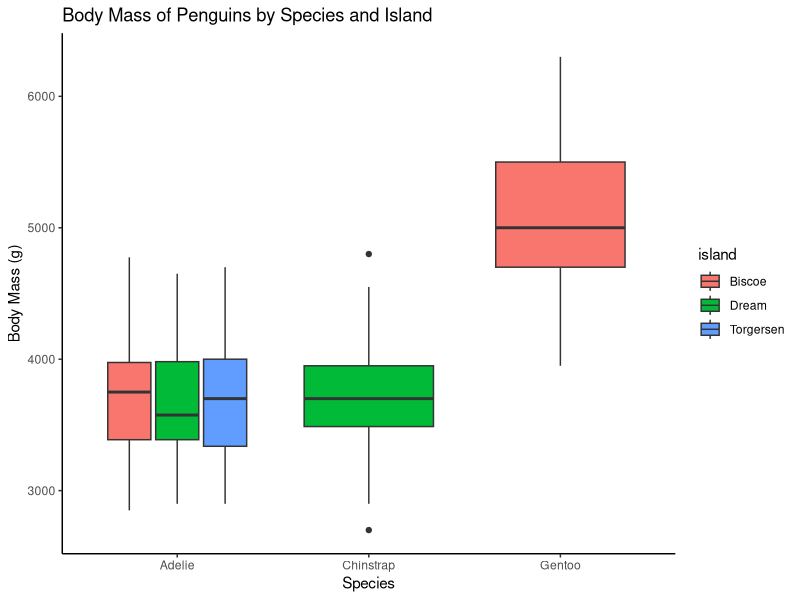
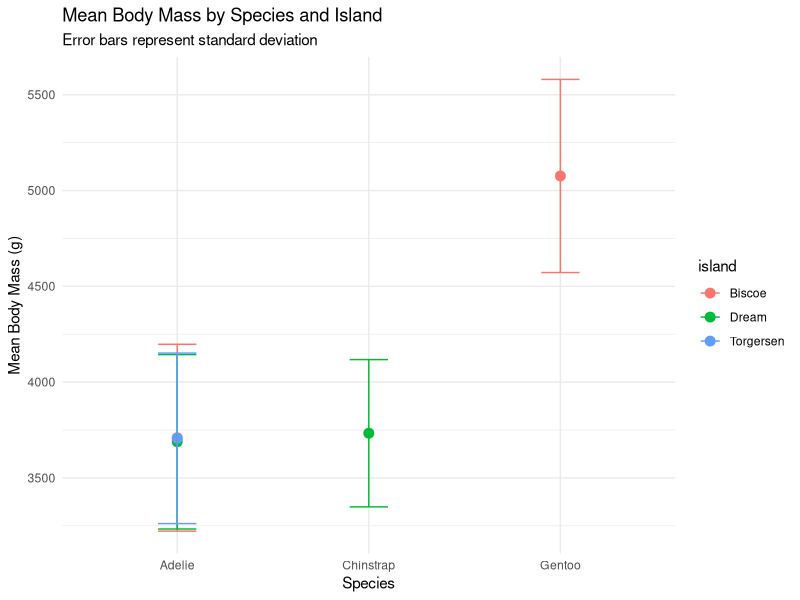
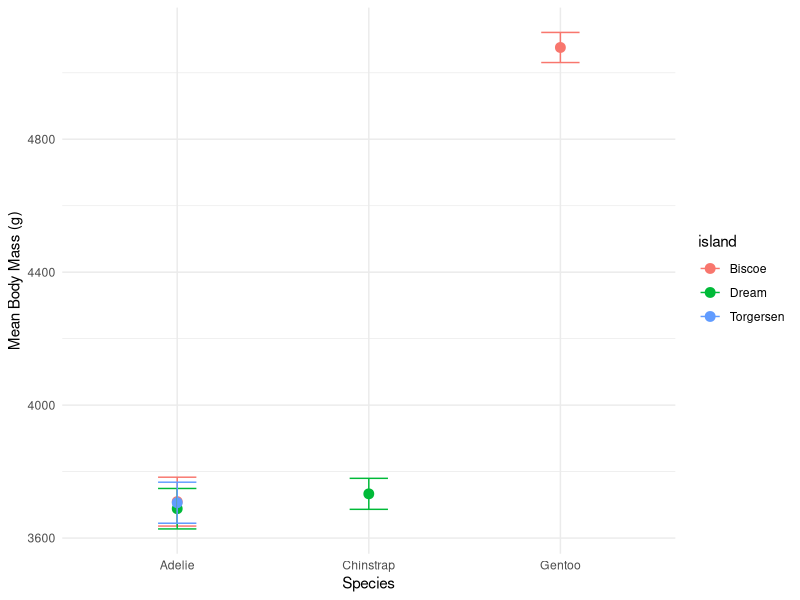

Reproduce these figures in R, in order.
## ---- chunk 1
library(tidyverse)
library(palmerpenguins)

## ---- chunk 2
glimpse(penguins) # tidyverse version (from dplyr package) 
summary(penguins) # base R version

morphology_metrics <- select(penguins, species, bill_length_mm, bill_depth_mm, body_mass_g) 
glimpse(morphology_metrics) 

clean_scientific_fields <- select(penguins, -year) 
## ---- chunk 3
adelie_cohort <- filter(penguins, species == "Adelie") 
#isolate the big ones >4500 grams
heavy_penguins <- filter(penguins, body_mass_g > 4500) 
biscoe_gentoo <- filter(penguins, species == "Gentoo" & island == "Biscoe") 
sub_islands <- filter(penguins, island %in% c("Dream", "Torgersen")) 
## ---- chunk 4
# Sort penguins by ascending body mass (Default setting: Smallest mass first) 
lightest_first <- arrange(penguins, body_mass_g) 

# Sort penguins in descending sequence using the desc() layout wrapper 
heaviest_first <- arrange(penguins, desc(body_mass_g)) 

# Execute nested sorting criteria: Group by species, then sort by descending bill length 
stratified_morphology <- arrange(penguins, species, desc(bill_length_mm)) 
view(stratified_morphology)
## ---- chunk 5
penguins_final <- penguins |> mutate(bill_ratio = bill_length_mm / bill_depth_mm) |> filter(species == "Adelie") 
## ---- chunk 6
# Calculate a new morphological ratio in our environment 
penguin_ratios <- penguins  |>  
  mutate(body_mass_kg = body_mass_g / 1000,   # Convert grams to kilograms 
  bill_ratio = bill_length_mm / bill_depth_mm  # Bill ratio 
  )
glimpse(penguin_ratios)
## ---- chunk 7
grouped_penguins <- group_by(penguins, species)
print(grouped_penguins) 
species_mass_summary <- summarise(grouped_penguins, mean_mass_g = mean(body_mass_g) )
print(species_mass_summary)

#ignoring NA using na.rm
biological_signal <- penguins %>% group_by(species, sex) %>% summarise( sample_size = n(), #count total individuals per category                                                                  
                                                                mean_mass_g = mean(body_mass_g, na.rm = TRUE), #calculate mean

sd_mass_g   = sd(body_mass_g, na.rm = TRUE) #standard deviation
)
print(biological_signal)

## ---- chunk 8
#Pipe your data to group_by() and summarise() to calculate the mean body mass for each species and island. 
challenge.penguin <- penguins |> 
group_by(species, island) |> 
summarise(mean_mass_g = mean(body_mass_g, na.rm = TRUE))
view(challenge.penguin)
## ---- chunk 9
#pipe in ggplot to create boxplot of body_mass_g by species, with the island variable mapped to fill or facet_wrap()

penguin.box <- penguins |> 
  ggplot(aes(x = species, y = body_mass_g, fill = island)) + 
  geom_boxplot() + 
  labs(title = "Body Mass of Penguins by Species and Island", 
       x = "Species", 
       y = "Body Mass (g)") + 
  theme_classic()
penguin.box
## ---- chunk 10
mass_compare_plot <- penguins |>
  group_by(species, island) |> 
  summarise( mean_mass = mean(body_mass_g, na.rm = TRUE), sd_mass = sd(body_mass_g, na.rm = TRUE), n = n(), .groups = "drop" )|>
  ggplot(aes(x = species, y = mean_mass, colour = island)) + geom_point(size = 3) + geom_errorbar(aes(ymin = mean_mass - sd_mass,  ymax = mean_mass + sd_mass),  width = 0.2) + 
  labs(title = "Mean Body Mass by Species and Island", subtitle = "Error bars represent standard deviation", y = "Mean Body Mass (g)", x = "Species") + theme_minimal() 
mass_compare_plot 
## ---- chunk 11
penguin.se_plot <- penguins |>
  group_by(species, island) |> 
  summarise(
    mean_mass = mean(body_mass_g, na.rm = TRUE),
    se_mass = sd(body_mass_g, na.rm = TRUE) / sqrt(n()),
    n = n(),
    .groups = "drop"
  ) |>
  ggplot(aes(x = species, y = mean_mass, colour = island)) +
  geom_point(size = 3) +
  geom_errorbar(
    aes(
      ymin = mean_mass - se_mass,
      ymax = mean_mass + se_mass
    ),
    width = 0.2
  ) + 
  labs(
    y = "Mean Body Mass (g)",
    x = "Species"
  ) +
  theme_minimal()

penguin.se_plot
